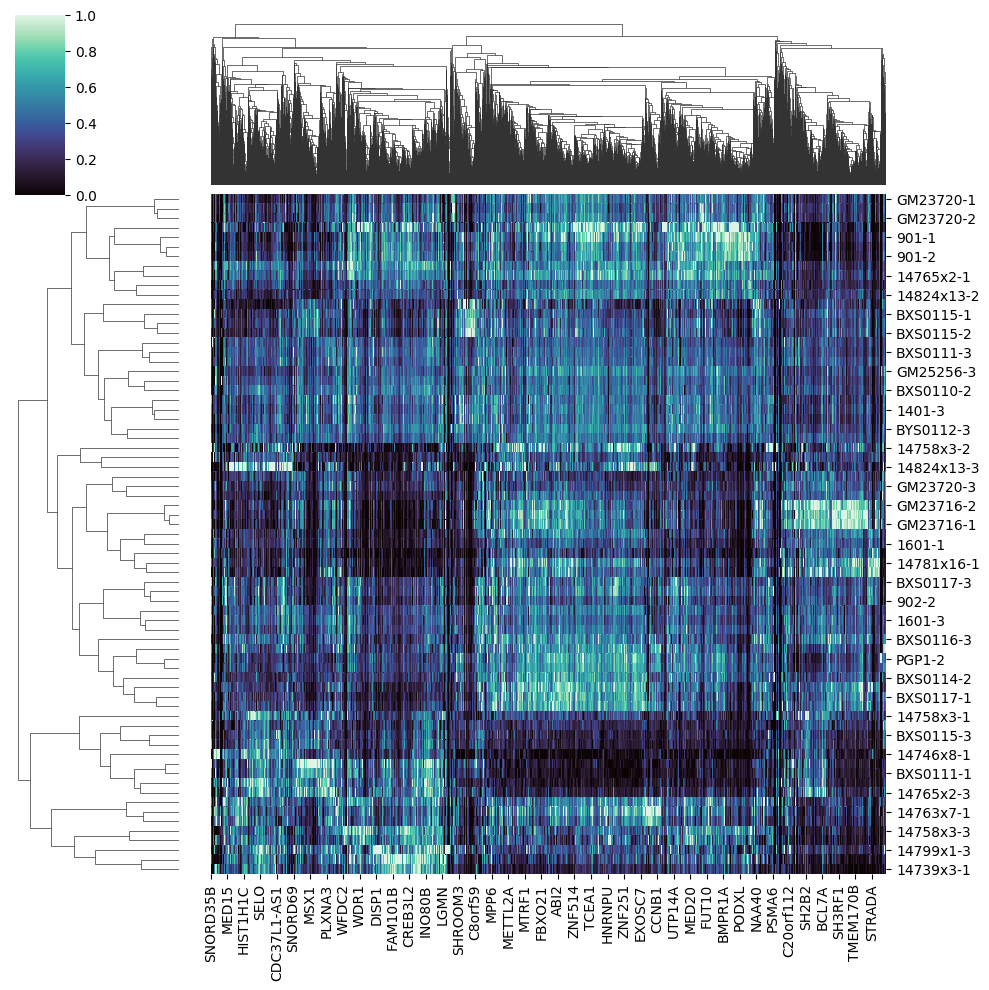

Write Python code to recreate this figure.
import numpy as np 
import pandas as pd 
import matplotlib.pyplot as plt 
import seaborn as sns 

df = pd.read_csv('new_fpkm_threshold.csv', header=0, index_col = 0, low_memory=False)
df = df.drop('Autism',axis=1)

clustermap = sns.clustermap(df, metric='correlation',standard_scale=1,cmap='mako')
clustermap.savefig('heatmap.png')